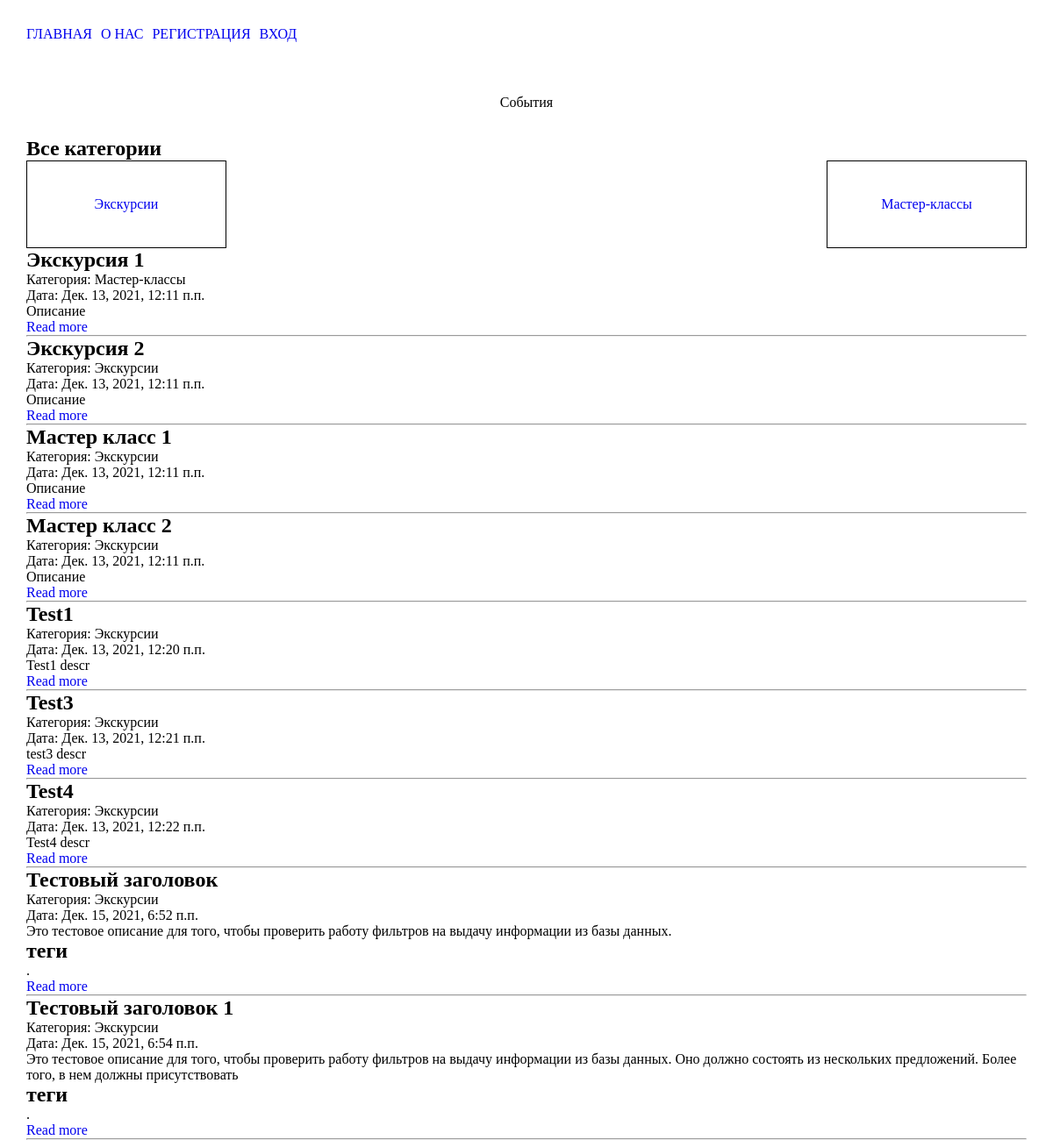
The page / on the database its author committed.
### main/models.py (models this page shows, shortened)
class Category(models.Model):
    name = models.CharField(max_length=100, db_index=True)
    def __str__(self):
        return self.name
    def get_absolute_url(self):
        return reverse('category', kwargs = {'cat_id': self.pk})

class Event(models.Model):
    title = models.CharField('Название', max_length=50)
    description = models.TextField('Описание')
    photo = models.ImageField(upload_to = "photos/%Y/%n/%d", null = True)
    time_create = models.DateTimeField(auto_now_add=True)
    time_upload = models.DateTimeField(auto_now=True)
    is_published = models.BooleanField(default=True)
    cat = models.ForeignKey('Category', on_delete=models.PROTECT, null = True)
    class Meta:
        verbose_name = "Событие"
        verbose_name_plural = "События"
    def get_absolute_url(self):
        return reverse('post', kwargs = {'post_id': self.pk})

### main/views.py (the view)
# urls.py: path('', views.index,  name="home"),
def index(request):
    events = Event.objects.all()
    cats = Category.objects.all()
    context = {
        'events': events,
        'cats': cats,
        'menu': menu,
        'title': 'Главная страница сайта',
        'cat_selected': 0
    }
    return render(request, 'main/index.html', context = context)

### main/templates/main/index.html
{% extends 'main/base.html' %}
{% block content %}
<div class="container">
    <div class="events_type">
        <div class="common_h2">
            События
        </div>
        <h2>
            Все категории
        </h2>
        <div class="events_type__list">
            {% for c in cats %}
            {% if c.pk == cat_selected %}
            <div>
                {{ c.name }}
            </div>
            {% else %}
            <a href="{{ c.get_absolute_url }}"> {{ c.name }}</a>
            {% endif %}
            {% endfor %}
        </div>
        <ul>
            {% for e in events %}
            <li>
                <h2>{{e.title}}</h2>
                <p>
                    Категория: {{ e.cat }}
                </p>
                <p>
                    Дата: {{ e.time_upload }}
                </p>
                {% autoescape off %}
                <p>{{e.description|linebreaks | truncatewords:50}}</p>
                <a href="{{ e.get_absolute_url }}">Read more</a>
                {% endautoescape %}
                <hr>
            </li>
            {% endfor %}
        </ul>
    </div>
</div>
{% endblock %}

### main/static/main/css/style.css (style rules this page uses)
* { margin: 0; padding: 0; box-sizing: border-box; list-style: none; text-decoration: none; }
.container { max-width: 1400px; width: 100%; padding: 0 30px; margin: 0 auto; }
.common_h2 { width: 100%; padding: 30px 0; text-align: center; }
.events_type__list { display: flex; justify-content: space-between; }
.events_type__list a { width: 20%; padding: 40px; border: 1px solid black; text-align: center; }

### rows shown on the page
Category: name "Экскурсии"
Category: name "Мастер-классы"
Event: title "Экскурсия 1", cat "Мастер-классы", time_upload "Дек. 13, 2021, 12:11 п.п.", description "Описание"
Event: title "Экскурсия 2", cat "Экскурсии", time_upload "Дек. 13, 2021, 12:11 п.п.", description "Описание"
Event: title "Мастер класс 1", cat "Экскурсии", time_upload "Дек. 13, 2021, 12:11 п.п.", description "Описание"
Event: title "Мастер класс 2", cat "Экскурсии", time_upload "Дек. 13, 2021, 12:11 п.п.", description "Описание"
Event: title "Test1", cat "Экскурсии", time_upload "Дек. 13, 2021, 12:20 п.п.", description "Test1 descr"
Event: title "Test3", cat "Экскурсии", time_upload "Дек. 13, 2021, 12:21 п.п.", description "test3 descr"
Event: title "Test4", cat "Экскурсии", time_upload "Дек. 13, 2021, 12:22 п.п.", description "Test4 descr"
Event: title "Тестовый заголовок", cat "Экскурсии", time_upload "Дек. 15, 2021, 6:52 п.п.", description "Это тестовое описание для того, чтобы проверить работу фильтров на выдачу информации из базы данных. теги ."
Event: title "Тестовый заголовок 1", cat "Экскурсии", time_upload "Дек. 15, 2021, 6:54 п.п.", description "Это тестовое описание для того, чтобы проверить работу фильтров на выдачу информации из базы данных. Оно должно состоять из нескольких предложений. Более того, в нем должны присутствовать теги ."

### other values the page prints
{{ m.title }} "ГЛАВНАЯ" "О НАС" "РЕГИСТРАЦИЯ" "ВХОД"
